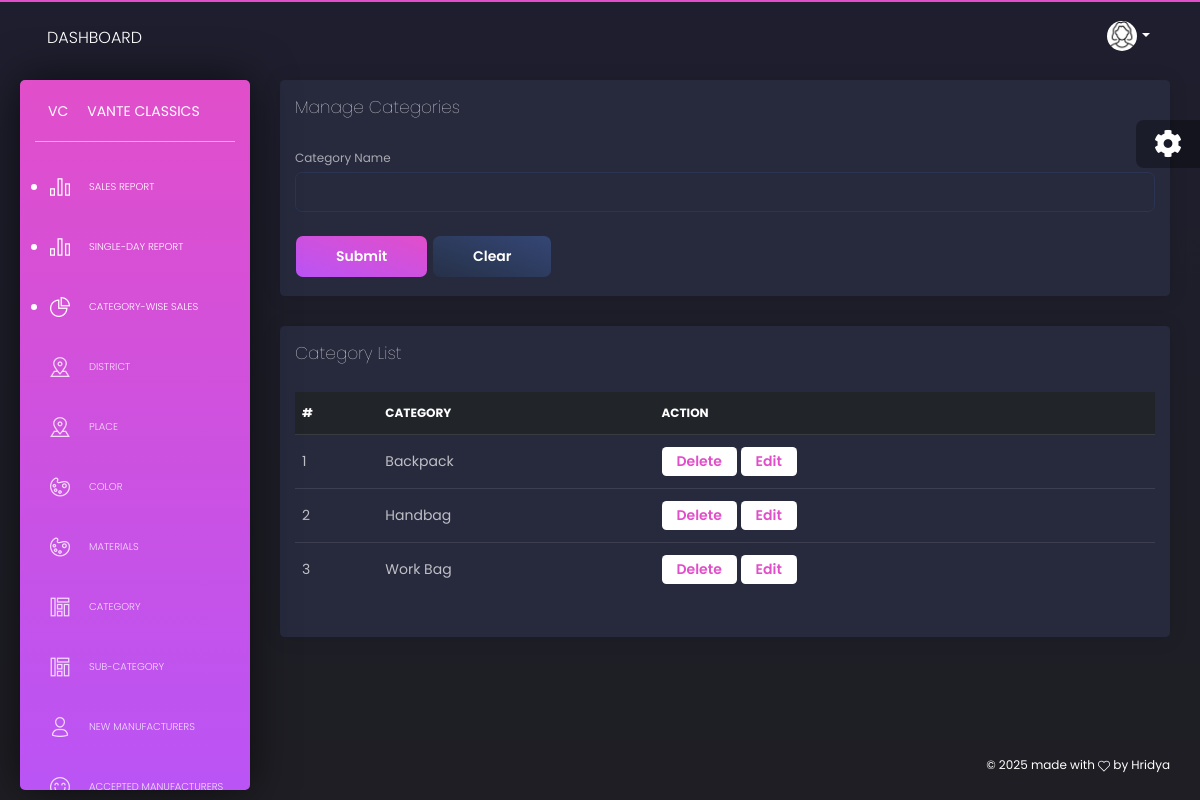
The page /PROJECT/Admin/Category.php on the database its author committed.
### tables this page shows
CREATE TABLE `tbl_category` (
  `category_id` int(11) NOT NULL,
  `category_name` varchar(50) NOT NULL
);

### PROJECT/Admin/Category.php (the view, shortened to what this page needs)
<?php
include("../Assets/Connection/connection.php");
include("Head.php");
		?>
        <?php
$cname='';
?>
<!DOCTYPE html PUBLIC "-//W3C//DTD XHTML 1.0 Transitional//EN" "http://www.w3.org/TR/xhtml1/DTD/xhtml1-transitional.dtd">
<html xmlns="http://www.w3.org/1999/xhtml">
<head>
</head>
<body>
    <div class="row">
        <div class="container-fluid">
            <div class="row">
                <div class="col-md-12">
                    <div class="card">
                        <div class="card-header">
                            <h4 class="card-title">Manage Categories</h4>
                        </div>
                        <div class="card-body">
                            <form id="form1" name="form1" method="post" action="">
                                <div class="form-group">
                                    <label for="txt_cat">Category Name</label>
                                    <input required type="text" name="txt_cat" id="txt_cat" class="form-control" value="<?php echo htmlspecialchars($cname); ?>" />
                                </div>
                                <button type="submit" name="btn_submit" id="btn_submit" class="btn btn-primary">Submit</button>
                                <button type="reset" name="btn_reset" id="btn_reset" class="btn btn-secondary">Clear</button>
                            </form>
                        </div>
                    </div>
                </div>
                <div class="col-md-12">
                    <div class="card">
                        <div class="card-header">
                            <h4 class="card-title">Category List</h4>
                        </div>
                        <div class="card-body">
                            <div class="table-responsive">
                                <table class="table">
                                    <thead class="thead-dark">
                                        <tr>
                                            <th>#</th>
                                            <th>Category</th>
                                            <th>Action</th>
                                        </tr>
                                    </thead>
                                    <tbody>
                                        <?php
                                        $i=0;
                                        $selQry = "SELECT * FROM tbl_category";
                                        $result = $Con->query($selQry);
                                        while($row = $result->fetch_assoc()) {
                                            $i++;
                                        ?>
                                        <tr>
                                            <td><?php echo $i; ?></td>
                                            <td><?php echo htmlspecialchars($row['category_name']); ?></td>
                                            <td class="action-links">
                                                <a href="Category.php?cid=<?php echo $row['category_id']; ?>" class="btn btn-neutral btn-sm">Delete</a>
                                                <a href="Category.php?eid=<?php echo $row['category_id']; ?>" class="btn btn-neutral btn-sm">Edit</a>
                                            </td>
                                        </tr>
                                        <?php } ?>
                                    </tbody>
                                </table>
                            </div>
                        </div>
                    </div>
                </div>
            </div>
        </div>
    </div>
</body>
</html>
<?php
            include("Foot.php");
            ?>

### rows shown on the page
tbl_category: category_name "Backpack"
tbl_category: category_name "Handbag"
tbl_category: category_name "Work Bag"
